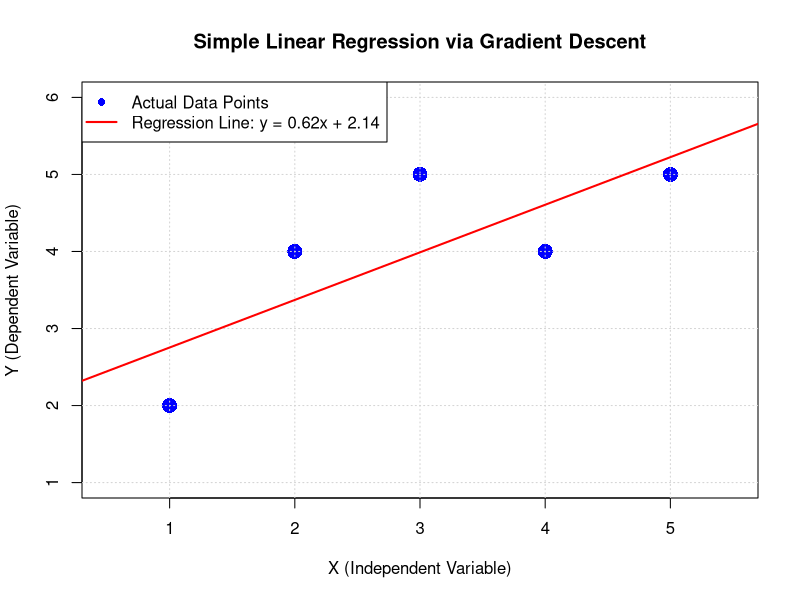

This chart was generated by the following R code:
## ---- chunk 1
X<- c(1, 2, 3, 4, 5)
Y <- c(2, 4, 5, 4, 5)
n <- length(X)
cat("Dataset loaded successfully.\n")
## ---- chunk 2
m <- 0.0
c_intercept <- 0.0
learning_rate <- 0.01
epochs <- 1000
cat(sprintf("Initial guesses -> m: %.1f, c: %.1f\n", m, c_intercept))
cat(sprintf("Learning Rate: %.2f, Epochs: %d\n", learning_rate, epochs))
## ---- chunk 3
for (epoch in 1:epochs) {
  dm <- 0.0
  dc <- 0.0
  for (i in 1:n) {
    y_pred <- m * X[i] + c_intercept
    error <- y_pred - Y[i]
    
    dm <- dm + (2 / n) * error * X[i]
    dc <- dc + (2 / n) * error
  }
  m <- m - learning_rate * dm
  c_intercept <- c_intercept - learning_rate * dc
}
cat("--- Optimization Complete ---\n")
cat(sprintf("Optimized Slope (m): %.4f\n", m))
cat(sprintf("Optimized Intercept (c): %.4f\n", c_intercept))
## ---- chunk 4
predictions <- m * X + c_intercept
cat("Actual Y:   ", paste(Y, collapse = ", "), "\n")
cat("Predicted Y:", paste(round(predictions, 2), collapse = ", "), "\n")
mse <- sum((Y - predictions)^2) / n
cat(sprintf("Mean Squared Error (MSE): %.4f\n", mse))
## ---- chunk 5
plot(X, Y, col = "blue", pch = 16, cex = 2,
     xlab = "X (Independent Variable)",
     ylab = "Y (Dependent Variable)",
     main = "Simple Linear Regression via Gradient Descent",
     xlim = c(0.5, 5.5), ylim = c(1, 6))
grid(nx = NULL, ny = NULL, col = "lightgray", lty = "dotted")
abline(a = c_intercept, b = m, col = "red", lwd = 2)
legend("topleft", 
       legend = c("Actual Data Points", sprintf("Regression Line: y = %.2fx + %.2f", m, c_intercept)),
       col = c("blue", "red"), pch = c(16, NA), lty = c(NA, 1), lwd = c(NA, 2))
